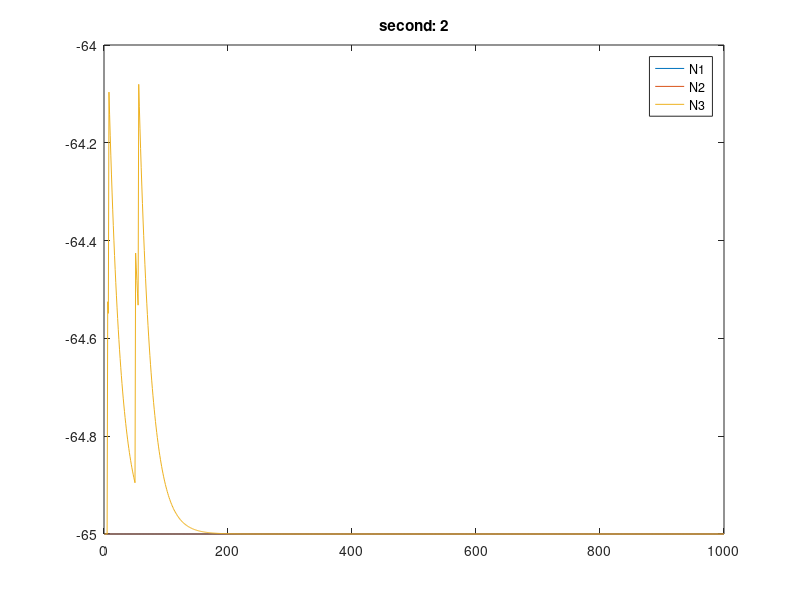

Write the MATLAB code that produced this figure.
%% VOLUMENETWORK - A network for learning spatio-temporal volumes
% Based around the idea that temporal information plays a critical role in
% learning real world signals this network models conduction delays between
% neurons and will form synapses essentially sampling for useful places. 

% Features
%   - 
%


% Often tweaked parameters
w_init = 0.5;
N_inp = 1000;
N_out = 3;
N = N_inp + N_out;
sim_time_sec = 3;
delay_max = 1;
syn_mean_thresh = w_init-0.1;
w_max = 1;

% Constants and conversions
ms_per_sec = 1000;

% Neuron parameters
v_rest = -65;
v_reset = -70;
v_thres = -55;
neuron_tau = 20;
v = v_rest * ones(N, 1);  %TODO - Fix for multiple output
w = ones(N, 1) * w_init;  % TODO - Fix for multiple output

% Spike propagation 
active_spikes = cell(delay_max, 1);
active_idx = 1;

% Synpatic links
post = ones(N, N_out) * N;  % TODO will need to fix when multiple out
delays = randi([1, delay_max], N, 1); % TODO - Fix for multiple output

% Info logging variables
spike_arrival_trace = [];
vt = zeros(N, ms_per_sec);
vt(:, 1) = v;

%% DATA
inp = [50, 100, 200, 500];
ts = [2005, 2007, 2050, 2055];

%% Main computation loop
for sec = 1 : sim_time_sec
    for ms = 1 : ms_per_sec
        time = (sec - 1) * ms_per_sec + ms;  
        
        if time == 9
            disp(''); 
        end
        
        %% Deal with spikes that have arrived
        incoming = active_spikes{active_idx}; % Get spikes arriving now
        active_spikes{active_idx} = [];
        
        for spike = 1 : length(incoming)
            from_neuron = incoming(spike);
            
            v(N) = v(N) + w(from_neuron); % TODO - conductance based?
        end
        
        % Log spike arrivals for plotting later
        spike_arrival_trace = [spike_arrival_trace; 
                                time*ones(length(incoming),1), incoming];

        
        %% Update membrane voltages
        v = v + (v_rest - v) / neuron_tau;
        vt(:, ms) = v;
        
        %% Deal with neurons that just spiked
        fired = [find(v >=v_thres); inp(ts == time)'];
        %spike_times(fired) = time;  % remember so we can draw later
        %spike_times_trace = [spike_times_trace; time*ones(length(fired), 1), fired];
        
        for spike = 1 : length(fired)
            from_neuron = fired(spike);
            delay = delays(from_neuron);
            % Convert to index location of active_spikes when this one will
            % arrive
            arrival_offset = mod(active_idx + delay - 1, delay_max) + 1; 
            active_spikes{arrival_offset} = [active_spikes{arrival_offset}; from_neuron];
            v(from_neuron) = v_reset;
%             if from_neuron == N % TODO - adjust for multiple output neurons
%                 post_last_spike = time; % Used for STDP
%             end
            
        end
        
        
        %% Apply synaptic scaling (SS) and weight bounding
        w_mean = mean(w(:));
        % TODO - Only bounds against depression, should also bound above
        if w_mean < syn_mean_thresh
            w = w .* (syn_mean_thresh / w_mean);
        end
        
        % Limit w to between [0, w_max]
        w(1:N_inp, :) = max(0, min(w_max, w(1:N_inp,:))); 
        
        
    end
    
    %% Plot results from this second of processing
    plot(1:ms_per_sec, vt(N_inp + 1:end, :));
    title(sprintf('second: %d', sec-1));
    legend({'N1','N2','N3'});
    drawnow;
    
    
    
    %% Reset second facilitating variables
    spike_times_trace = [];
    spike_arrival_trace = [];
    vt = zeros(N, ms_per_sec);
    vt(:, 1) = v;
    
    fprintf('Second: %d\n', sec);
end
